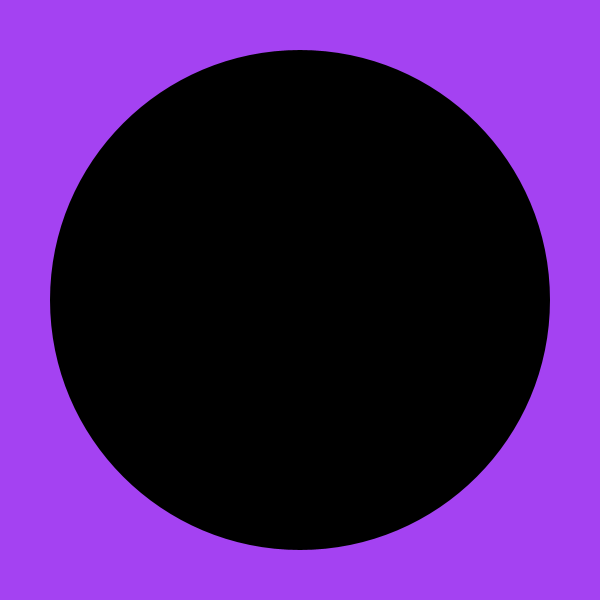
Frame 1 (no input)
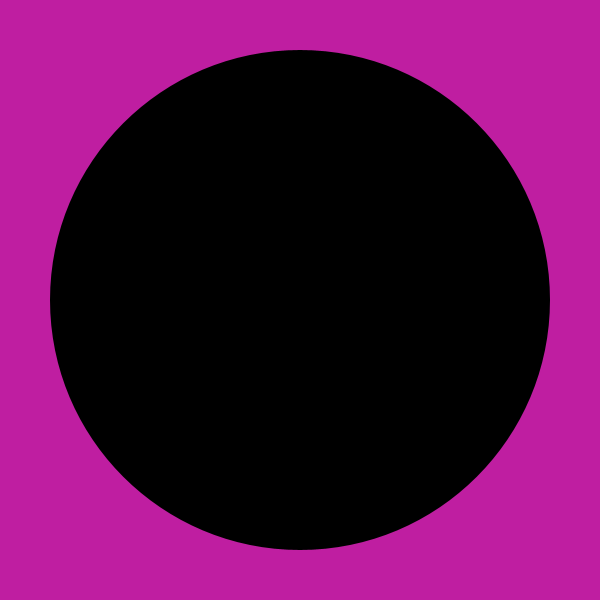
Frame 60 (the mouse pressed at the canvas centre just before this capture)
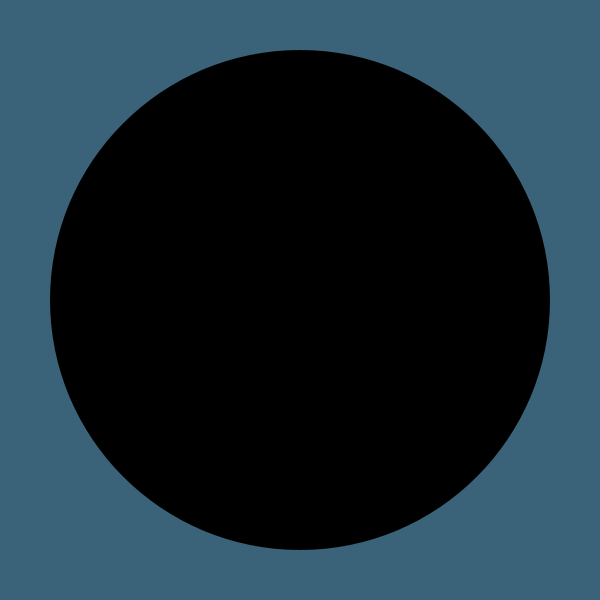
Frame 120 (the mouse held since frame 60 and released just before this capture)

The Processing sketch that drew these frames (run headless with seeded random() and noise(); from frame 60 on, the mouse is pressed at the canvas centre):

// Processing sketch: hello_world
// ── hello_world.pde
void setup() {
    size(600, 600);
    noStroke();
    smooth();
}

void draw() {
    background(random(255), random(255), random(255)); 
    fill(0);
    ellipse(width/2, height/2, 500, 500);
}
